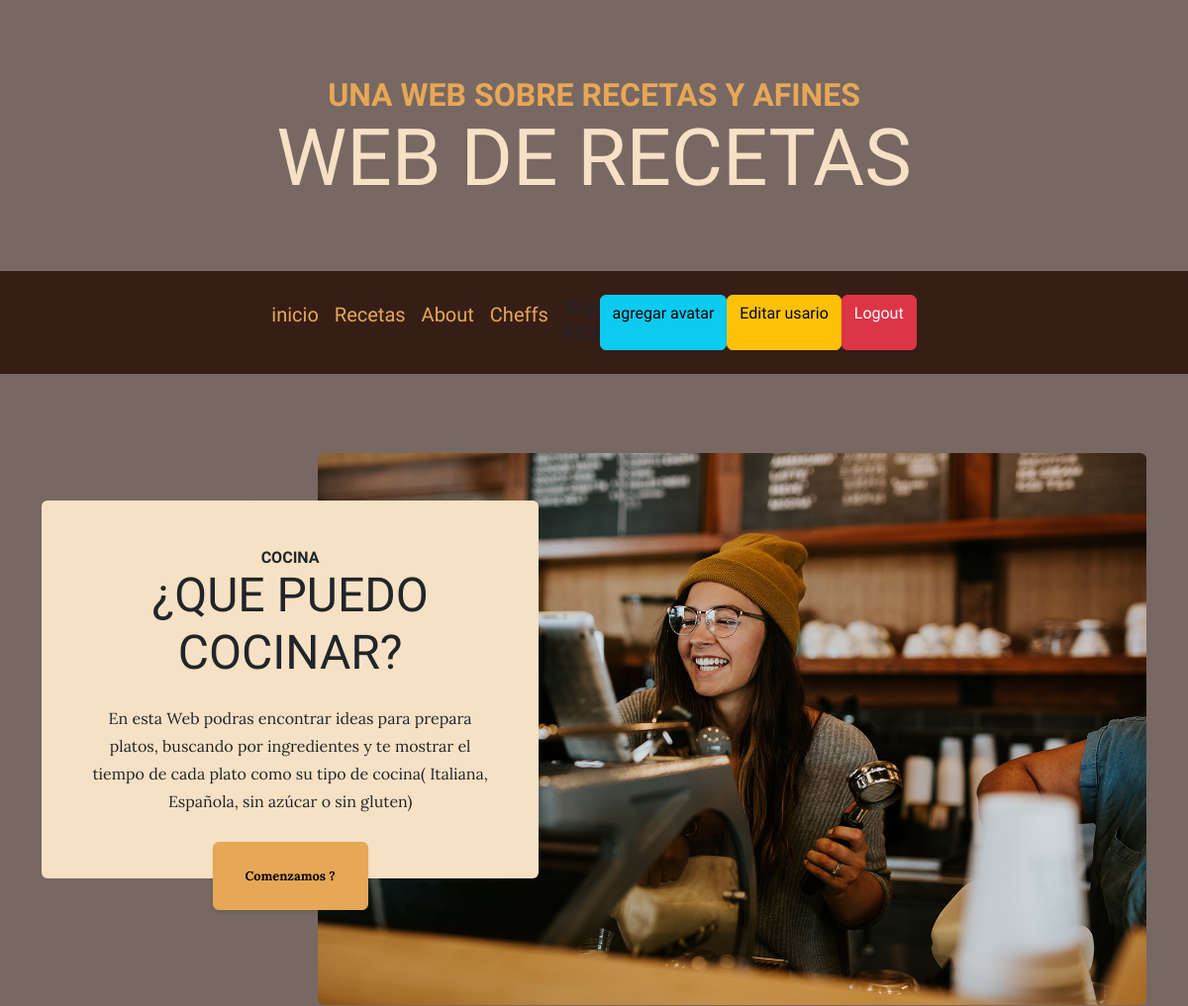
Page /AppRecetas/ (signed in, upper part) on the earlier database version.
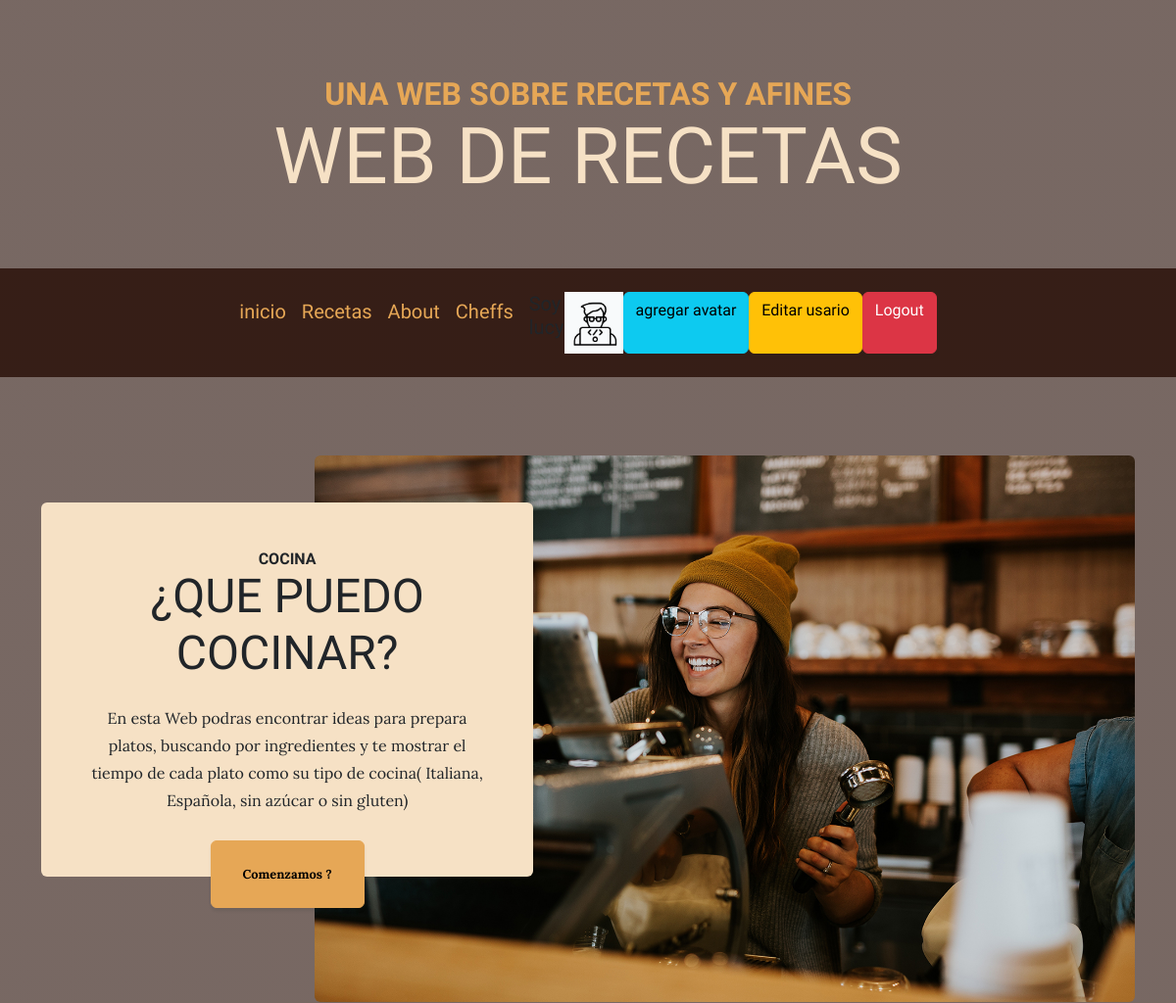
Same page on the later database version.
### AppRecetas/models.py (models this page shows)
class Avatar(models.Model):
    usuario = models.ForeignKey(User, on_delete=models.CASCADE)
    image = models.ImageField(upload_to= "avatares", null=True)

### AppRecetas/views.py (the view)
# urls.py: path("", inicio, name= "Inicio"),
def inicio(request):
    return render(request,'AppRecetas/inicio.html')

### AppRecetas/templates/AppRecetas/inicio.html (shortened to what this page needs)
<!DOCTYPE html>
<html lang="en">
    <head>
        {% load static %}
        <link href="{% static 'AppRecetas/css/styles.css'%}" rel="stylesheet" />
    </head>
    <body>
        <header>
            <h1 class="site-heading text-center text-faded d-none d-lg-block">
                <span class="site-heading-upper text-primary mb-3">Una web sobre recetas y afines</span>
                <span class="site-heading-lower">Web de recetas</span>
            </h1>
        </header>
        <nav class="navbar navbar-expand-lg navbar-dark py-lg-4" id="mainNav">
            <div class="container">
                <div class="collapse navbar-collapse" id="navbarSupportedContent">
                    <ul class="navbar-nav mx-auto">
                        <a class="navbar-brand" href="{% url 'Inicio' %}">inicio</a>
                <a class="navbar-brand" href="{% url 'RecetasMain' %}">Recetas</a>
                <a class="navbar-brand" href="{% url 'About' %}">About</a>
                {% if request.user.is_authenticated  %}
                <a class="navbar-brand" href="{% url 'listaCheff' %}">Cheffs</a>
                <br>
                <br>
                {% endif %}
                {% if request.user.is_authenticated  %}
                <p> <h5>
                    Soy <br> {{user.username}}
                </h5>  </p>
                {% with user.avatar_set.first as  miPrimerAvatar %}
                {% if miPrimerAvatar  %}
                <img src="{{miPrimerAvatar.image.url}}" alt=" NO EXITE AVATAR", style="max-width: 60px;">
                {% endif %}
                {% endwith %}
                <a class="btn btn-info" href="{% url 'AddAvatar' %}">agregar avatar</a>
                <a class="btn btn-warning" href="{% url 'EditUsr' %}">Editar usario</a>
                <a class="btn btn-danger" href="{% url 'Logout' %}">Logout</a>
                {% else %}
                <a class="btn btn-success" href="{% url 'Login' %}">Login</a>
                <a class="btn btn-primary" href="{% url 'Register' %}">Registrarse</a>
                {% endif %}
                    </ul>
                </div>
            </div>
        </nav>
        <section class="page-section clearfix">
            <div class="container">
                <div class="intro">
                    <img class="intro-img img-fluid mb-3 mb-lg-0 rounded" src="{% static 'AppRecetas/assets/img/intro.jpg' %}" alt="..." />
                    <div class="intro-text left-0 text-center bg-faded p-5 rounded">
                        <h2 class="section-heading mb-4">
                            <span class="section-heading-upper">Cocina</span>
                            <span class="section-heading-lower">¿Que puedo cocinar?</span>
                        </h2>
                        <p class="mb-3">En esta Web podras encontrar ideas para prepara platos, buscando por ingredientes y te mostrar el tiempo de cada plato como su tipo de cocina( Italiana, Española, sin azúcar o sin gluten) </p>
                        <div class="intro-button mx-auto"><a class="btn btn-primary btn-xl" href="{% url 'RecetasMain' %}">Comenzamos ?</a></div>
                    </div>
                </div>
            </div>
        </section>
    </body>
</html>

Differences in the rows shown:
added Avatar: image (picture)
